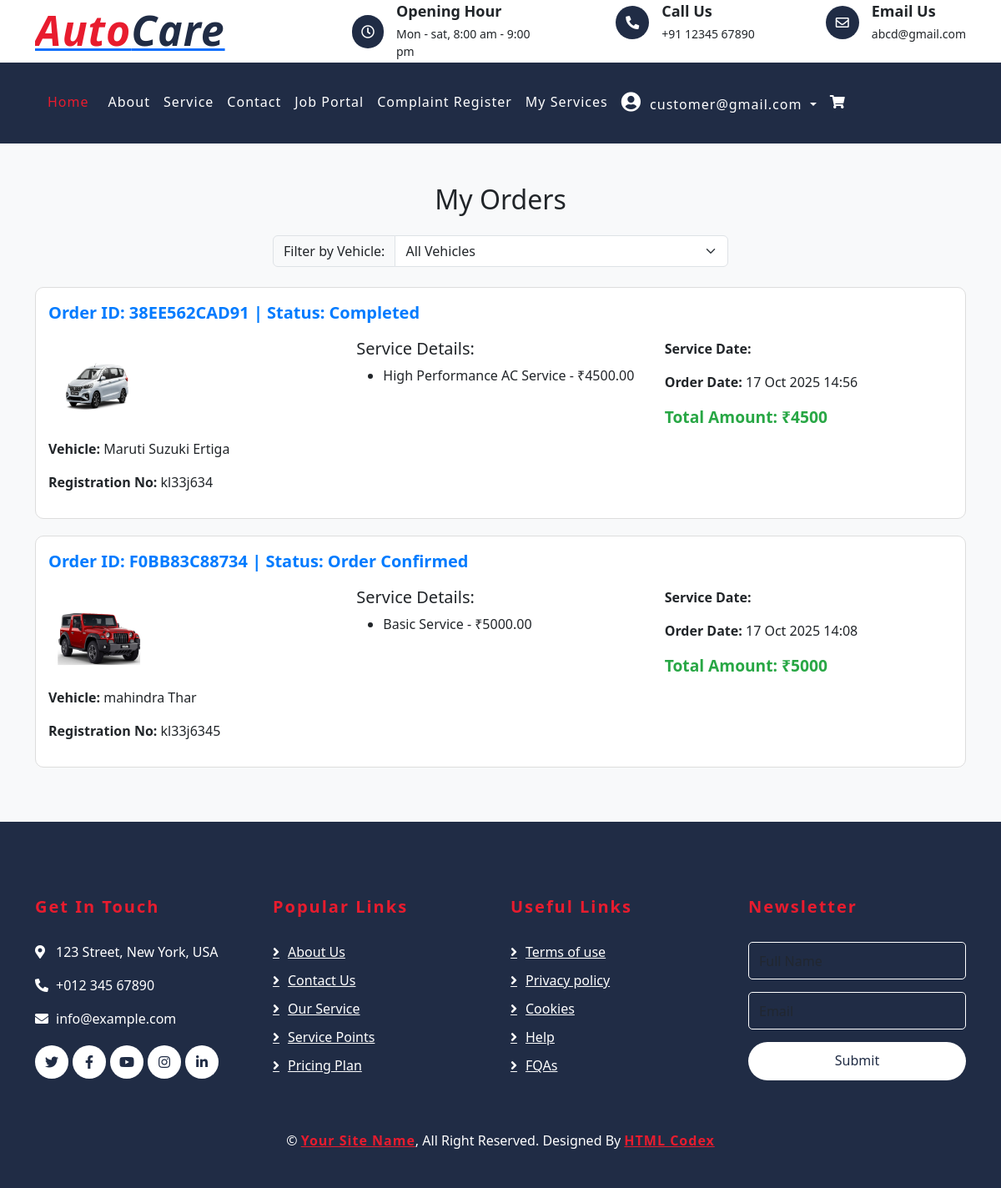
The page /my-orders/ (signed in) on the database its author committed.
### autocareweb/models.py (models this page shows, shortened)
class CustomUser(AbstractBaseUser, PermissionsMixin):
    email = models.EmailField(unique=True)
    role = models.CharField(max_length=20, choices=UserRole.choices, default=UserRole.CUSTOMER)
    is_active = models.BooleanField(default=True)
    is_staff = models.BooleanField(default=False)
    objects = CustomUserManager()
    USERNAME_FIELD = 'email'
    REQUIRED_FIELDS = []

class Order(models.Model):
    ORDER_STATUS = [
        ('pending', 'Work in Progress'),
        ('completed', 'Completed'),
        ('confirmed', 'Order Confirmed'),
    ]
    user = models.ForeignKey(CustomUser, on_delete=models.CASCADE)
    vehicle = models.ForeignKey(Vehicle, on_delete=models.CASCADE)
    order_id = models.CharField(max_length=20, unique=True)
    order_date = models.DateTimeField(default=timezone.now)
    service_date = models.DateField(null=True, blank=True)
    status = models.CharField(max_length=10, choices=ORDER_STATUS, default='confirmed')
    allocated_slot = models.ForeignKey(Slot, null=True, blank=True, on_delete=models.SET_NULL)  # ForeignKey to Slot model

class Vehicle(models.Model):
    user = models.ForeignKey(CustomUser, on_delete=models.CASCADE)
    vehicle_model = models.ForeignKey(VehicleModel, on_delete=models.CASCADE)
    registration_number = models.CharField(max_length=20, unique=True)

class VehicleModel(models.Model):
    make = models.ForeignKey(VehicleMake, on_delete=models.CASCADE)
    model_name = models.CharField(max_length=100)
    year = models.IntegerField()
    image = models.ImageField(upload_to='vehicle_model_images/', blank=True, null=True)
    vehicle_type = models.CharField(max_length=10, choices=VEHICLE_TYPE_CHOICES)

class VehicleMake(models.Model):
    name = models.CharField(max_length=100)
    image = models.ImageField(upload_to='vehicle_make_images/', blank=True, null=True)

class OrderService(models.Model):
    order = models.ForeignKey(Order, related_name='services', on_delete=models.CASCADE)  # The order this service belongs to
    service_type = models.ForeignKey(ServiceType, on_delete=models.CASCADE)  # The service being ordered
    price = models.DecimalField(max_digits=10, decimal_places=2)  # The price of the service

class ServiceType(models.Model):
    name = models.CharField(max_length=100)
    category = models.ForeignKey(ServiceCategory, related_name='service_types', on_delete=models.CASCADE)
    image = models.ImageField(upload_to='service_type_images/', blank=True, null=True)
    description = models.TextField()
    service_time= models.IntegerField(default=60)

### autocareweb/views.py (the view)
@login_required(login_url='customerLogin')
def my_orders(request):
    user = request.user
    vehicles = Vehicle.objects.filter(user=user)
    selected_vehicle_id = request.GET.get('vehicle_id')
    orders = Order.objects.none()
    if selected_vehicle_id:
        orders = Order.objects.filter(user=user, vehicle_id=selected_vehicle_id).order_by('-order_date')
    else:
        orders = Order.objects.filter(user=user).order_by('-order_date')
    for order in orders:
        total_price = order.services.aggregate(total=Sum('price'))['total'] or 0.00
        order.total_price = total_price
    context = {
        'orders': orders,
        'vehicles': vehicles,
        'selected_vehicle_id': selected_vehicle_id,  # Pass the selected vehicle ID to the template
    }
    return render(request, 'my_order.html', context)

### templates/my_order.html (shortened to what this page needs)
{% extends 'partials/base.html' %}
{%block content%}
{% load static %}
<!DOCTYPE html>
<html lang="en">
<head>
    <link href="https://cdn.jsdelivr.net/npm/bootstrap@5.3.0/dist/css/bootstrap.min.css" rel="stylesheet">
</head>
<body>
    <div class="container mt-5">
        <h2 class="text-center mb-4">My Orders</h2>
<div class="row mb-4">
    <div class="col-md-6 offset-md-3">
        <form method="GET" action="{% url 'my_orders' %}">
            <div class="input-group">
                <label class="input-group-text" for="vehicle-select">Filter by Vehicle:</label>
                <select class="form-select" id="vehicle-select" name="vehicle_id" onchange="this.form.submit()">
                    <option value="">All Vehicles</option>
                </select>
            </div>
        </form>
    </div>
</div>
        <div class="row">
            {% if orders %}
                {% for order in orders %}
                <div class="col-md-12">
                    <div class="order-card">
                        <div class="order-header">
                            Order ID: {{ order.order_id }} | Status: <span class="order-status">{{ order.get_status_display }}</span>
                        </div>
                        <div class="row mt-3">
                            <div class="col-md-4 vehicle-info">
                                <img src="{{ order.vehicle.vehicle_model.image.url }}" alt="Vehicle Image">
                                <p><strong>Vehicle:</strong> {{ order.vehicle.vehicle_model.make.name }} {{ order.vehicle.vehicle_model.model_name }}</p>
                                <p><strong>Registration No:</strong> {{ order.vehicle.registration_number }}</p>
                            </div>
                            <div class="col-md-4">
                                <h5>Service Details:</h5>
                                    <ul>
                                        {% for service in order.services.all %}
                                            <li>{{ service.service_type.name }} - ₹{{ service.price }}</li>
                                        {% endfor %}
                                    </ul>
                            </div>
                            <div class="col-md-4">
                                <p><strong>Service Date:</strong> {{ order.service_date|date:"d M Y" }}</p>
                                <p><strong>Order Date:</strong> {{ order.order_date|date:"d M Y H:i" }}</p>
                                <p class="total-amount">Total Amount: ₹{{ order.total_price }}</p>
                            </div>
                        </div>
                    </div>
                </div>
                {% endfor %}
            {% else %}
                <div class="alert alert-info text-center" role="alert">
                    You have no orders yet.
                </div>
            {% endif %}
        </div>
    </div>
</body>
</html>
{%endblock%}

### templates/partials/base.html (shortened to what this page needs)
{% load static %}
{% load custom_tags %}
<!DOCTYPE html>
<html lang="en">
    <head>
        <link href="https://stackpath.bootstrapcdn.com/bootstrap/4.4.1/css/bootstrap.min.css" rel="stylesheet">
        <link href="https://cdnjs.cloudflare.com/ajax/libs/font-awesome/5.10.0/css/all.min.css" rel="stylesheet">
        <link href="https://cdnjs.cloudflare.com/ajax/libs/font-awesome/5.15.4/css/all.min.css" rel="stylesheet">
        <link href="{% static 'lib/flaticon/font/flaticon.css' %}" rel="stylesheet">
        <link href="{% static 'lib/animate/animate.min.css' %}" rel="stylesheet">
        <link href="{% static 'lib/owlcarousel/assets/owl.carousel.min.css' %}" rel="stylesheet">
        <link href="{% static 'css/style.css' %}" rel="stylesheet">
    </head>
    <body>
        <div class="top-bar">
            <div class="container">
                <div class="row align-items-center">
                    <div class="col-lg-4 col-md-12">
                        <div class="logo">
                            <a href="index.html">
                                <h1>Auto<span>Care</span></h1>
                            </a>
                        </div>
                    </div>
                    <div class="col-lg-8 col-md-7 d-none d-lg-block">
                        <div class="row">
                            <div class="col-4">
                                <div class="top-bar-item">
                                    <div class="top-bar-icon">
                                        <i class="far fa-clock"></i>
                                    </div>
                                    <div class="top-bar-text">
                                        <h3>Opening Hour</h3>
                                        <p>Mon - sat, 8:00 am - 9:00 pm</p>
                                    </div>
                                </div>
                            </div>
                            <div class="col-4">
                                <div class="top-bar-item">
                                    <div class="top-bar-icon">
                                        <i class="fa fa-phone-alt"></i>
                                    </div>
                                    <div class="top-bar-text">
                                        <h3>Call Us</h3>
                                        <p>+91 12345 67890</p>
                                    </div>
                                </div>
                            </div>
                            <div class="col-4">
                                <div class="top-bar-item">
                                    <div class="top-bar-icon">
                                        <i class="far fa-envelope"></i>
                                    </div>
                                    <div class="top-bar-text">
                                        <h3>Email Us</h3>
                                        <p>abcd@gmail.com</p>
                                    </div>
                                </div>
                            </div>
                        </div>
                    </div>
                </div>
            </div>
        </div>
        <div class="nav-bar">
            <div class="container">
                <nav class="navbar navbar-expand-lg bg-dark navbar-dark">
                    <div class="collapse navbar-collapse justify-content-between" id="navbarCollapse">
                        <div class="navbar-nav mr-auto">
                            <a href="{%url 'home'%}" class="nav-item nav-link active">Home</a>
                            <a href="{%url 'about'%}" class="nav-item nav-link">About</a>
                            <a href="{%url 'customer_service_category'%}" class="nav-item nav-link">Service</a>
                            <a href="{%url 'contact'%}" class="nav-item nav-link">Contact</a>
                            <a href="{%url 'job_list'%}" class="nav-item nav-link">Job Portal</a>
                            <a href="{%url 'submit_complaint'%}" class="nav-item nav-link">Complaint Register</a>
                            <a href="{%url 'my_orders'%}" class="nav-item nav-link">My Services</a>
                            <div class="navbar-nav ml-auto">
                                {% if user.is_authenticated %}
                                    <div class="nav-item dropdown">
                                        <a href="#" class="nav-link dropdown-toggle" data-toggle="dropdown">
                                            <i class="fas fa-user-circle" style="font-size: 24px; margin-right: 5px;"></i> {{ request.user.email }}
                                        </a>
                                    </div>
                                {% else %}
                                    <a href="{% url 'customerLogin' %}" class="nav-item nav-link">
                                        <i class="fas fa-sign-in-alt"></i> Login
                                    </a>
                                {% endif %}
                            </div>
                            <a href="{% url 'view_cart' %}" class="nav-item nav-link">
                                <i class="fas fa-shopping-cart"></i>
                            </a>
                        </div>
                    </div>
                </nav>
            </div>
        </div>
        {% block content %}
        {% endblock %}
        <div class="footer">
            <div class="container">
                <div class="row">
                    <div class="col-lg-3 col-md-6">
                        <div class="footer-contact">
                            <h2>Get In Touch</h2>
                            <p><i class="fa fa-map-marker-alt"></i>123 Street, New York, USA</p>
                            <p><i class="fa fa-phone-alt"></i>+012 345 67890</p>
                            <p><i class="fa fa-envelope"></i>info@example.com</p>
                            <div class="footer-social">
                                <a class="btn" href=""><i class="fab fa-twitter"></i></a>
                                <a class="btn" href=""><i class="fab fa-facebook-f"></i></a>
                                <a class="btn" href=""><i class="fab fa-youtube"></i></a>
                                <a class="btn" href=""><i class="fab fa-instagram"></i></a>
                                <a class="btn" href=""><i class="fab fa-linkedin-in"></i></a>
                            </div>
                        </div>
                    </div>
                    <div class="col-lg-3 col-md-6">
                        <div class="footer-link">
                            <h2>Popular Links</h2>
                            <a href="">About Us</a>
                            <a href="">Contact Us</a>
                            <a href="">Our Service</a>
                            <a href="">Service Points</a>
                            <a href="">Pricing Plan</a>
                        </div>
                    </div>
                    <div class="col-lg-3 col-md-6">
                        <div class="footer-link">
                            <h2>Useful Links</h2>
                            <a href="">Terms of use</a>
                            <a href="">Privacy policy</a>
                            <a href="">Cookies</a>
                            <a href="">Help</a>
                            <a href="">FQAs</a>
                        </div>
                    </div>
                    <div class="col-lg-3 col-md-6">
                        <div class="footer-newsletter">
                            <h2>Newsletter</h2>
                            <form>
                                <input class="form-control" placeholder="Full Name">
                                <input class="form-control" placeholder="Email">
                                <button class="btn btn-custom">Submit</button>
                            </form>
                        </div>
                    </div>
                </div>
            </div>
            <div class="container copyright">
                <p>&copy; <a href="#">Your Site Name</a>, All Right Reserved. Designed By <a href="https://htmlcodex.com">HTML Codex</a></p>
            </div>
        </div>
    </body>
</html>

### rows shown on the page
CustomUser: user.email "customer@gmail.com"
Order: order_id "38EE562CAD91", status "Completed", vehicle.vehicle_model.image (picture), vehicle.vehicle_model.make.name "Maruti Suzuki", vehicle.vehicle_model.model_name "Ertiga", vehicle.registration_number "kl33j634", order_date "17 Oct 2025 14:56", total_price "4500"
OrderService: service_type.name "High Performance AC Service", price "4500.00"
Order: order_id "F0BB83C88734", status "Order Confirmed", vehicle.vehicle_model.image (picture), vehicle.vehicle_model.make.name "mahindra", vehicle.vehicle_model.model_name "Thar", vehicle.registration_number "kl33j6345", order_date "17 Oct 2025 14:08", total_price "5000"
OrderService: service_type.name "Basic Service", price "5000.00"
